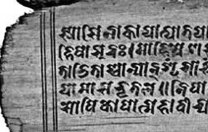
#> input picture Lab8/palmleaf1.png, 208 x 132 px
$ python assignment_8.py
#> lines starting #> are read from the running program, lines starting #| are printed output that depends on the picture; after the words box and inside, x2 and y2 are one past the last pixel; in counts of white or black regions, pixels touching at a corner belong together
import numpy as np
from PIL import Image
import matplotlib.pyplot as plt
import os

folder_path = '/home/gadha/Desktop/Courses/ISP_2024/Lab8/result_1' # put your own folder path
os.makedirs(folder_path)

'''
    Function to find the optimal threshold using Otsu's method.

    Parameters:
    - input_image: Input grayscale image.

    Returns:
    - best_threshold: threshold that gives least within class var
'''

def find_best_t(input_image):
    threshold_range = range(np.max(input_image) + 1) #range of the threshold values found(255)
    F = np.bincount(input_image.flatten()) # returns an array that gives the number of pixels in each pixel value
    N = len(F)
    min_var_w = float('inf') # initialising to largest value
    best_threshold = 0

    for t in threshold_range:
        N1 = np.sum(F[:t]) # number of pixels that are within the threshold t (set 1)
        N2 = np.sum(F[t:]) # all the other pixels(set 2)
        if N1 == 0 or N2 == 0:
            continue

        u_1 = sum(i * F[i] for i in range(t)) / N1 # mean of set 1
        u_2 = sum(j * F[j] for j in range(t, len(F))) / N2 # mean of set 2

        var_1 = sum(((i - u_1) ** 2) * F[i] for i in range(t)) / N1 # variance of set 1
        var_2 = sum(((j - u_2) ** 2) * F[j] for j in range(t, len(F))) / N2 # variance of set 2

        var_w = (N1 * var_1 + N2 * var_2) / N # within-clas variance . It should be smallest.
                                              #  Accordingly between class variance increases

        if var_w < min_var_w:
            min_var_w = var_w
            best_threshold = t

    return best_threshold # returns the threshold that gives the least within-class variance

'''
    Function to perform Otsu's thresholding on an input image.

    Parameters:
    - input_image: Input grayscale image.

    Returns:
    - thresholded_img: Thresholded image.
'''

def otsu_threshold(input_image):

    threshold = find_best_t(input_image)
    thresholded_img = np.zeros_like(input_image)
    thresholded_img[input_image >= threshold] = 255
    return thresholded_img

if __name__ == '__main__':

    img1 = np.array(Image.open("palmleaf1.png").convert("L"))
#> img1 is the input picture: shape (132, 208); min 0, max 255, mean 129.9
    img2 = np.array(Image.open("palmleaf2.png").convert("L"))
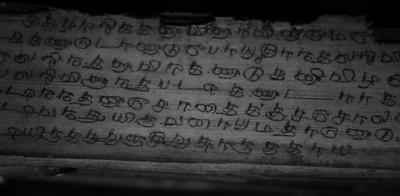
#> input picture Lab8/palmleaf2.png, 400 x 196 px
#> img2 is the input picture: shape (196, 400); min 0, max 125, mean 49.7

    thresholded_img1 = otsu_threshold(img1)
#> in find_best_t, `F = np.bincount(input_image.flatten())`: F = 256 values, max 308 at index 168, min 3 at index 229, mean 107.2
#> in find_best_t, `N = len(F)`: N = 256
#> the loop in find_best_t, `for t in threshold_range:` made 256 passes
#> (N1, N2, u_1, u_2, var_1, var_2, var_w, min_var_w) on passes 2 to 12: (6, 27450, 0, 130, 0, 3430.4, 367833.8, 367833.8), (28, 27428, 0.786, 130.1, 0.168, 3419.8, 366403.5, 366403.5), (71, 27385, 1.52, 130.3, 0.419, 3399.4, 363644.5, 363644.5), (108, 27348, 2.03, 130.4, 0.768, 3382.1, 361300.7, 361300.7), (179, 27277, 2.81, 130.8, 1.39, 3349.2, 356856.1, 356856.1), (293, 27163, 3.66, 131.3, 1.99, 3296.6, 349784.3, 349784.3), (389, 27067, 4.24, 131.7, 2.52, 3252.4, 343878, 343878), (501, 26955, 4.86, 132.3, 3.28, 3201, 337045, 337045), (596, 26860, 5.36, 132.7, 4.08, 3157.5, 331298.2, 331298.2), (705, 26751, 5.92, 133.2, 5.18, 3107.7, 324761.7, 324761.7), (811, 26645, 6.45, 133.7, 6.4, 3059.5, 318458, 318458)
#> (N1, N2) on pass 1: (0, 27456)
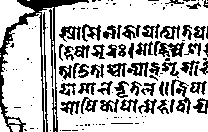
#> thresholded_img1: shape (132, 208); 72.6% white; 129 black regions (74 under 20 px), largest, box (x1, y1, x2, y2) and area: (0, 0, 89, 132) 1732, (154, 41, 185, 57) 271, (171, 79, 191, 114) 262
    thresholded_img2 = otsu_threshold(img2)
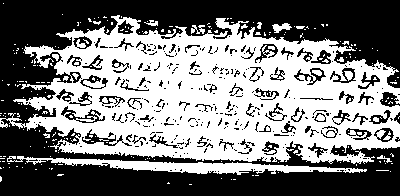
#> thresholded_img2: shape (196, 400); 48.8% white; 228 white regions (208 under 20 px), largest, box (x1, y1, x2, y2) and area: (0, 15, 400, 164) 34521, (7, 156, 367, 175) 2365, (272, 23, 292, 33) 111

    palmleaf1_result_path = os.path.join(folder_path, "palmleaf1_result.png")
    palmleaf2_result_path = os.path.join(folder_path, "palmleaf2_result.png")

    Image.fromarray(thresholded_img1).save(palmleaf1_result_path)
    Image.fromarray(thresholded_img2).save(palmleaf2_result_path)


    fig, axes = plt.subplots(2, 2, figsize=(7,7))

    axes[0,0].imshow(img1, cmap='gray')
    axes[0,0].set_title('Palm Leaf 1')

    axes[0,1].imshow(thresholded_img1, cmap='gray')
    axes[0,1].set_title('Thresholded Image 1')

    axes[1,0].imshow(img2, cmap='gray')
    axes[1,0].set_title('Palm Leaf 2')

    axes[1,1].imshow(thresholded_img2, cmap='gray')
    axes[1,1].set_title('Thresholded Image 2')

    for ax in axes.flat:
        ax.axis('off')

    plt.tight_layout()
    plt.show()
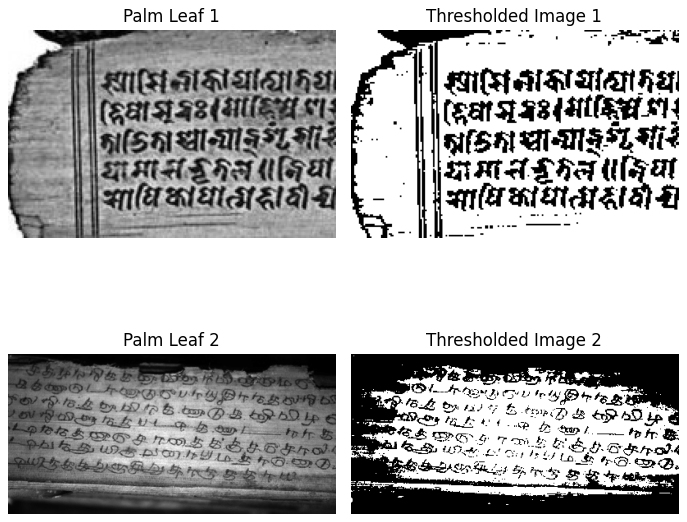
#> figure drawn by matplotlib, 4 panels
